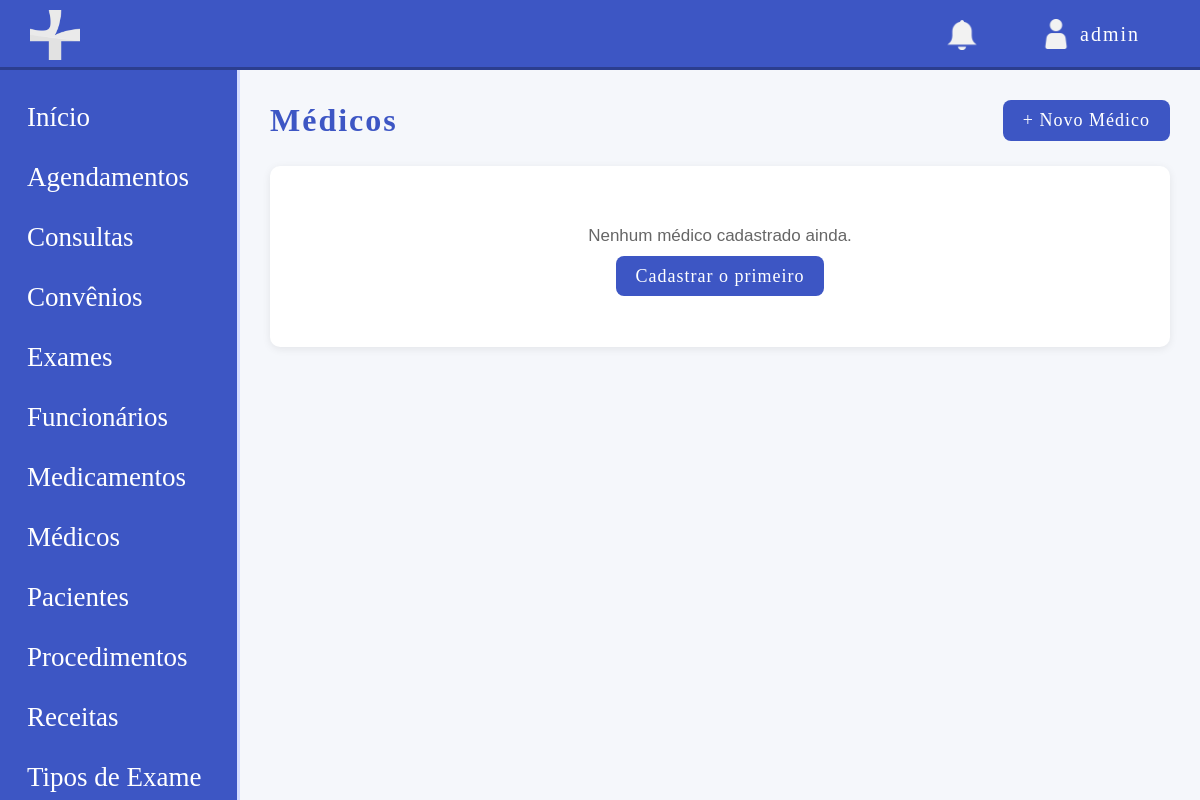
The page /modulos/medicos/listar_medico.php (signed in) on the database as committed earlier.
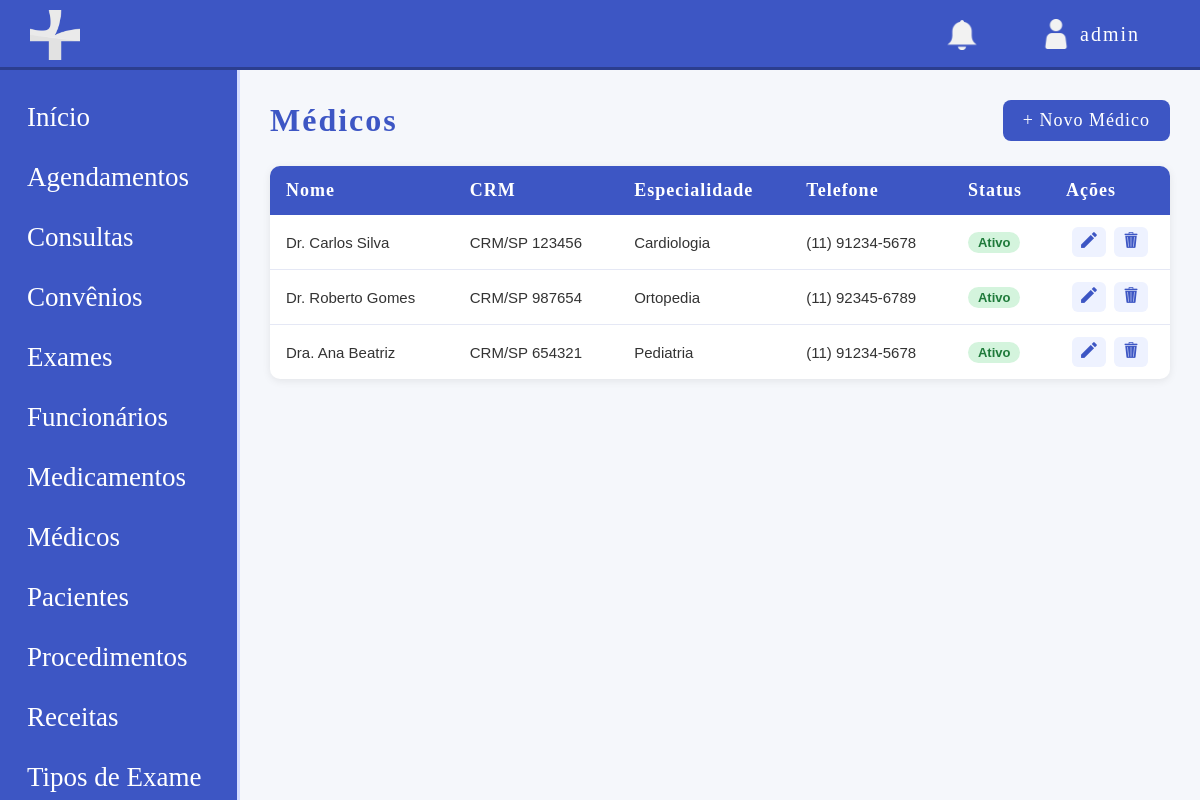
The same page on the database as committed later.
### tables this page shows
CREATE TABLE medico (
    id INT UNSIGNED NOT NULL AUTO_INCREMENT,
    nome VARCHAR(50) NOT NULL,
    email VARCHAR(100) NOT NULL,
    crm VARCHAR(20) NOT NULL,
    especialidade VARCHAR(50) DEFAULT NULL,
    cpf CHAR(14) NOT NULL,
    rg VARCHAR(20) NOT NULL,
    data_nascimento DATE NOT NULL,
    telefone VARCHAR(20) NOT NULL,
    cep CHAR(9) NOT NULL,
    estado VARCHAR(50) NOT NULL,
    cidade VARCHAR(50) NOT NULL,
    bairro VARCHAR(50) NOT NULL,
    rua VARCHAR(200) NOT NULL,
    numero VARCHAR(15) NOT NULL,
    salario DECIMAL(10,2) NOT NULL,
    status ENUM('ATIVO', 'INATIVO') NOT NULL DEFAULT 'ATIVO',
    data_registro TIMESTAMP DEFAULT CURRENT_TIMESTAMP,
    PRIMARY KEY (id),
    UNIQUE KEY CRMS (crm),
    UNIQUE KEY cpf (cpf),
    UNIQUE KEY rg (rg)
);

### modulos/medicos/listar_medico.php (the view, shortened to what this page needs)
<?php
require '../../config/conexao.php';
$base = '/site-clinicamedica';
$sql = "SELECT * FROM medico ORDER BY status ASC, nome ASC";
$medicos = $pdo->query($sql)->fetchAll();
?>
<!DOCTYPE html>
<html lang="pt-br">
<head>
    <link rel="stylesheet" href="<?php echo $base; ?>/css/style.css">
</head>
<body class="dashbody">
    <?php include '../../includes/header.php'; ?>
    <div class="layout">
        <?php include '../../includes/sidebar.php'; ?>
        <main class="main">
            <div class="pagina-topo">
                <h1>Médicos</h1>
                <a href="cadastrar_medico.php" class="btn-novo">+ Novo Médico</a>
            </div>
            <?php if (count($medicos) === 0): ?>
                <div class="vazio">
                    <p>Nenhum médico cadastrado ainda.</p>
                    <a href="cadastrar_medico.php" class="btn-novo">Cadastrar o primeiro</a>
                </div>
            <?php else: ?>
                <table class="tabela">
                    <thead>
                        <tr>
                            <th>Nome</th>
                            <th>CRM</th>
                            <th>Especialidade</th>
                            <th>Telefone</th>
                            <th>Status</th>
                            <th style="width: 120px;">Ações</th>
                        </tr>
                    </thead>
                    <tbody>
                        <?php foreach ($medicos as $m): ?>
                            <tr class="<?php echo $m['status'] === 'ATIVO' ? '' : 'linha-inativa'; ?>">
                                <td><?php echo htmlspecialchars($m['nome']); ?></td>
                                <td><?php echo htmlspecialchars($m['crm']); ?></td>
                                <td>
                                    <?php if ($m['especialidade']): ?>
                                        <?php echo htmlspecialchars($m['especialidade']); ?>
                                    <?php else: ?>
                                        <span style="color: #999;">Generalista</span>
                                    <?php endif; ?>
                                </td>
                                <td><?php echo htmlspecialchars($m['telefone']); ?></td>
                                <td>
                                    <?php if ($m['status'] === 'ATIVO'): ?>
                                        <span class="tag tag-ativo">Ativo</span>
                                    <?php else: ?>
                                        <span class="tag tag-inativo">Inativo</span>
                                    <?php endif; ?>
                                </td>
                                <td class="acoes">
                                    <a href="editar_medico.php?id=<?php echo $m['id']; ?>" class="btn-acao" title="Editar">
                                        <img src="../../img/editar_icon.png" class="iconeacao" alt="Editar">
                                    </a>
                                    <a href="excluir_medico.php?id=<?php echo $m['id']; ?>"
                                       class="btn-acao btn-excluir"
                                       title="Excluir"
                                       onclick="return confirm('Tem certeza que deseja excluir este médico?');">
                                        <img src="../../img/excluir_icon.png" class="iconeacao" alt="Excluir">
                                    </a>
                                </td>
                            </tr>
                        <?php endforeach; ?>
                    </tbody>
                </table>
            <?php endif; ?>
        </main>
    </div>
</body>
</html>

Rows that differ between the two databases and show on the page:
added medico: nome "Dr. Carlos Silva", crm "CRM/SP 123456", especialidade "Cardiologia", telefone "(11) 91234-5678", status "Ativo"
added medico: nome "Dr. Roberto Gomes", crm "CRM/SP 987654", especialidade "Ortopedia", telefone "(11) 92345-6789", status "Ativo"
added medico: nome "Dra. Ana Beatriz", crm "CRM/SP 654321", especialidade "Pediatria", telefone "(11) 91234-5678", status "Ativo"
Other text that changed with them:
text no longer shown: "Nenhum médico cadastrado ainda. Cadastrar o primeiro"
text now shown: "Nome CRM Especialidade Telefone Status Ações"
